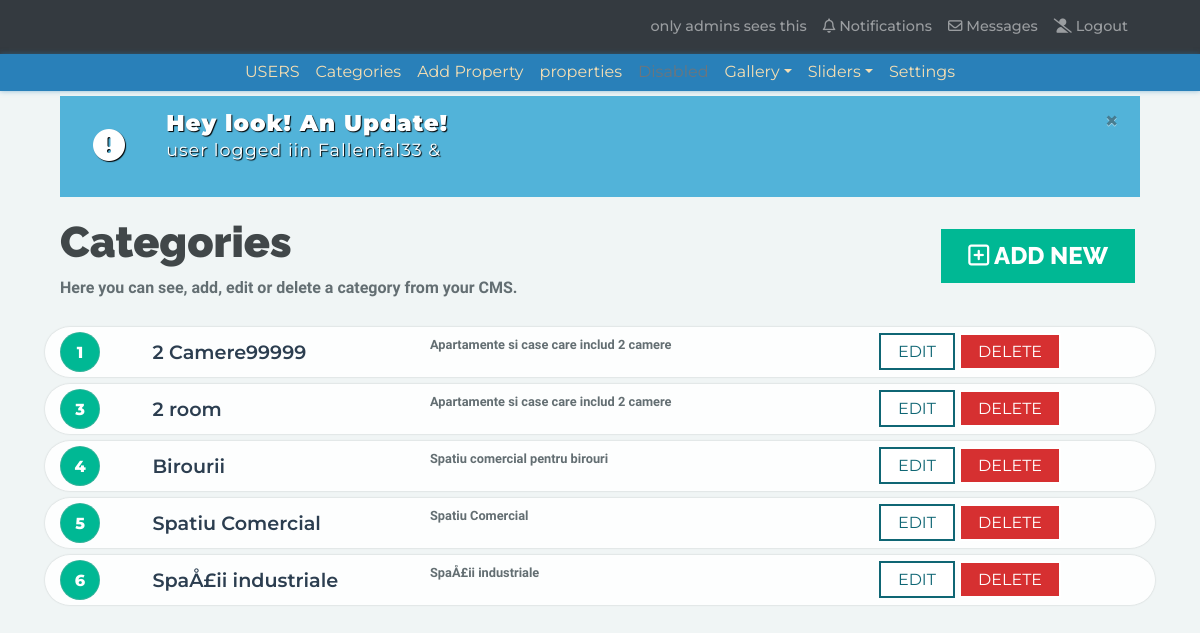
Screenshot of /admin/categories.php (signed in) with the database file from the repository.
### tables this page shows
CREATE TABLE `category` (
  `id` int(11) NOT NULL,
  `cat_name` varchar(255) NOT NULL,
  `cat_desc` text
);

### admin/includes/Session.php (called while the page is built, shortened)
<?php
class Session {
    public $message;
    public function message($msg = ""){
        if(!empty($msg)) {
            $_SESSION['message'] = $msg;
        } else {
            return $this->message;
        }
    }
    private function checkMessage () {
        if(isset($_SESSION['message'])){
            $this->message = $_SESSION['message'];
        } else {
            $this->message = "";
        }
    }
    public function visitorCount(){
        if(isset($_SESSION['count'])){
            return $this->count = $_SESSION['count']++;
        } else {
            return $_SESSION['count'] = 1;
        }
    }
}
$session = new Session;
$session_message = $session->message();

### admin/includes/Database.php (called while the page is built, shortened)
<?php
class Database {
    public $connection;
    public function openDbConnection() {
        $this->connection = new mysqli(DB_HOST,DB_USER,DB_PASS,DB_NAME);
    }
    public function query($sql){
        $result = $this->connection->query($sql);
        return $result;
    }
}
$database = new Database();

### admin/includes/Main_object.php (called while the page is built, shortened)
<?php
class Main_object {
    public static function findAll(){
        return static::findByQuery("SELECT * FROM " .static::$db_table . " ");
    }
    public static function findByQuery($sql){
        global $database;
        $result_set = $database->query($sql);
        $the_object_array = array();
        while($row = mysqli_fetch_array($result_set)) {
            $the_object_array[] = static::initiation($row);
        }
        return $the_object_array;
    }
    private function hasTheAtribute($property){
        return property_exists($this, $property);
    }
    public static function initiation($record){
        $the_object = new $calling_class;
        foreach ($record as $the_attribute => $value) {
            if($the_object->hasTheAtribute($the_attribute)) {
                $the_object->$the_attribute = $value;
            }
        }
        return $the_object;
    }
}

### admin/categories.php (the view, shortened to what this page needs)
<?php include("includes/header.php"); ?>
<?php include("includes/left-nav.php"); ?>
<?php include("includes/top-nav.php"); ?>
<?php
$categories = Category::findAll();
?>
<div class="container">
    <?php
    if(!empty($session_message)){
        echo "
        <div class=\"col-md-12\">
            <div class=\"alert alert-custom-session alert-dismissible fade show\" role=\"alert\">
                <div class=\"row\">
                    <div class=\"col-sm-1\">
                        <div class=\"session-icon\">
                            <i class=\"fas fa-exclamation-circle fa-2x\"></i>
                        </div>
                    </div>
                    <div class=\"col-sm-11\">
                        <div class=\"alert-session-text\">
                            <h1 >Hey look! An Update!</h1>
                            $session_message
                        </div>
                    </div>
                </div>
                <button type=\"button\" class=\"close\" data-dismiss=\"alert\" aria-label=\"Close\">
                    <span aria-hidden=\"true\">&times;</span>
                </button>
            </div>
        </div>
        ";
    }
    ?>
</div>
<div class="container">
    <div class="col">
        <div class="header-container">
            <h1>Categories</h1>
            <p>Here you can see, add, edit or delete a category from your CMS.</p>
            <a class="add-category" href="add_categories.php" style="position: absolute"><i class="far fa-plus-square"></i> Add New</a>
        </div>
    </div>
</div>
<div class="container">
    <div class="row">
        <div class=" col-md-12">
            <?php foreach ($categories as $category) { ?>
            <div class="category-row">
                <div class="col-md-1">
                    <p class="category-id"><?php echo $category->id; ?></p>
                </div>
                <div class="col-md-3">
                    <p class="category-name"><?php echo $category->cat_name; ?></p>
                </div>
                <div class="col-md-4">
                    <p class="category-desc"><?php echo $category->cat_desc; ?></p>
                </div>
                <div class="col-md-4">
                    <p class="category-action-buttons">
                        <a class="edit-button" href="edit_categories.php?id=<?php echo $category->id; ?>">EDIT</a>
                        <a class="delete-button" href="delete_category.php?id=<?php echo $category->id; ?>">DELETE</a>
                    </p>
                </div>
            </div>
            <?php } ?>
        </div>
    </div>
</div>
<?php include("includes/footer.php"); ?>

### rows the page displays
category: id "1", cat_name "2 Camere99999", cat_desc "Apartamente si case care includ 2 camere"
category: id "3", cat_name "2 room", cat_desc "Apartamente si case care includ 2 camere"
category: id "4", cat_name "Birourii", cat_desc "Spatiu comercial pentru birouri"
category: id "5", cat_name "Spatiu Comercial", cat_desc "Spatiu Comercial"
category: id "6", cat_name "SpaÅ£ii industriale", cat_desc "SpaÅ£ii industriale"

### other values shown
$session_message "user logged iin Fallenfal33 &"
